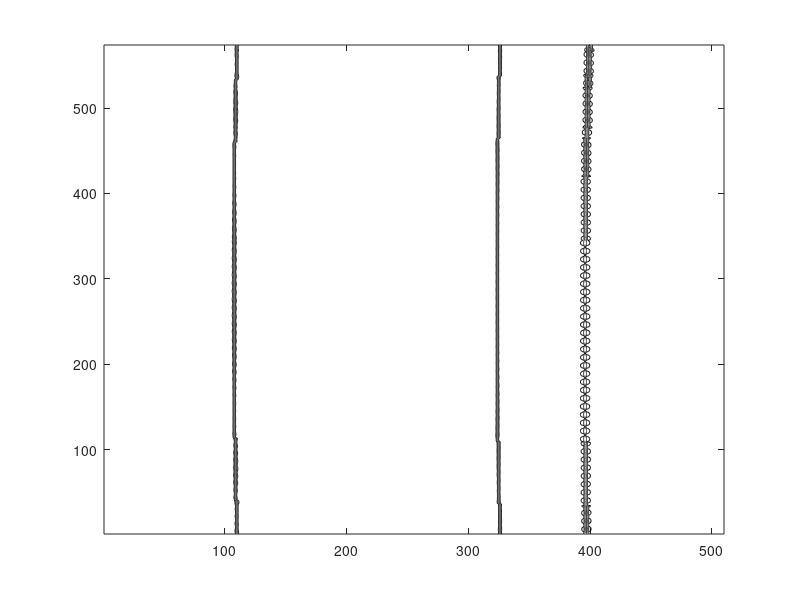
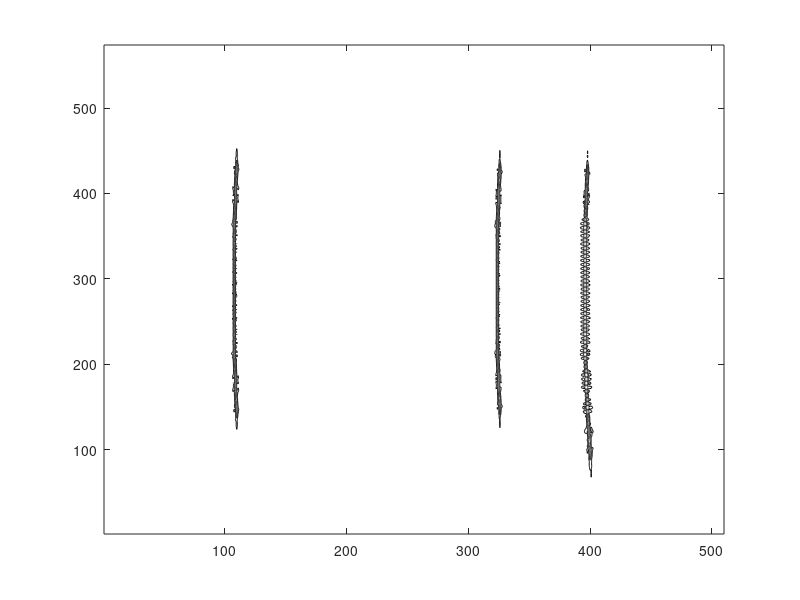
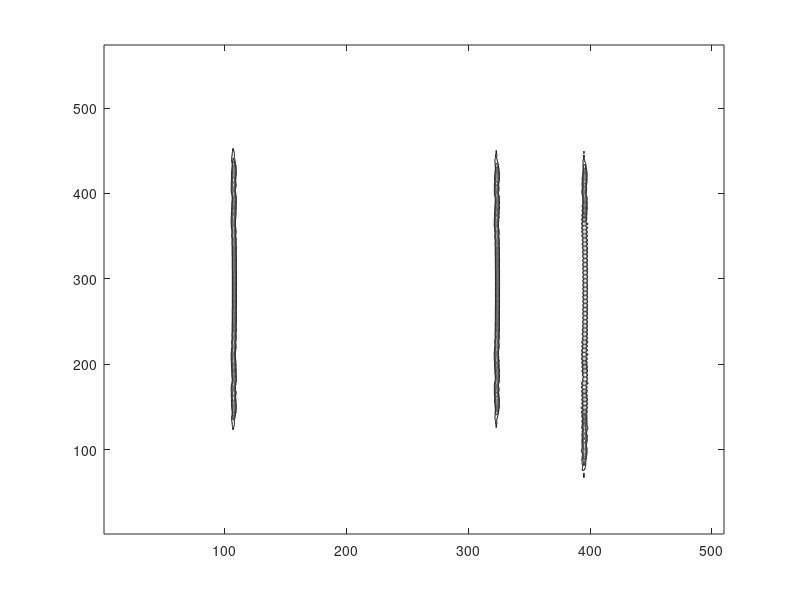
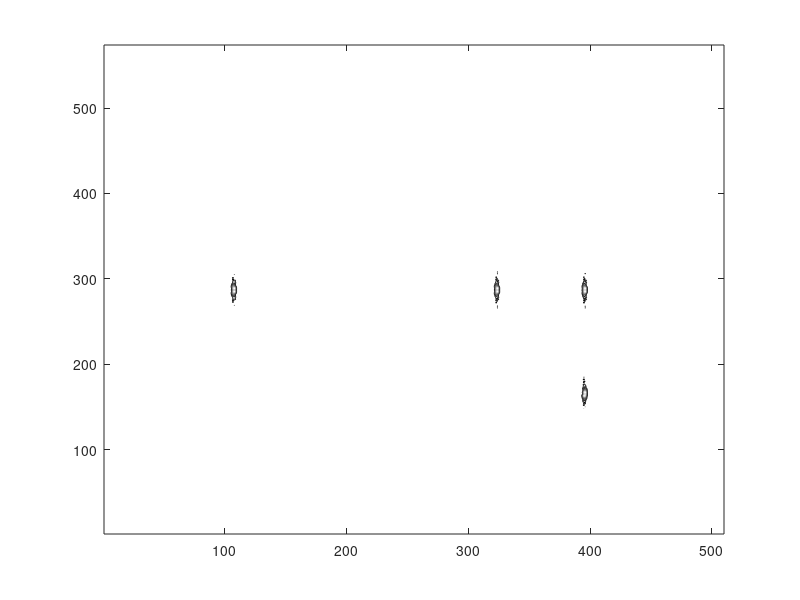

Reproduce these figures in MATLAB, in order.
clear all; 
%====================================================================== 
%%% (I) parameters' definition 
%====================================================================== 
c=3e+8;						    % speed of light 
pi=3.1415926;	 				% pi 
j00=sqrt(-1);			        % square root of -1 
 
res_a=1;				        % required azimuth resolution 
res_r=1;			            % required range resolution 
k_a=1.2;					    % azimuth factor 
k_r=1.2;					    % range factor 
 
Ra=4000.;					    % radar working distance 
va=76.;                         % radar/platform forward velocity 
Tp=1.e-6;                       % transmitted pulse width       
fc=3e+9;                        % carrier frequency  
FsFactor = 1.2; 
theta=90*pi/180;		        % squint angle  
 
%====================================================================== 
 
lamda=c/fc;						    % wavelength 
Br=k_r*c/2./res_r;                  % required transmitted bandwidth 
Fs=Br*FsFactor;				        % A/D sampling rate 
bin_r=c/2./Fs;				        % range bin 
Kr=Br/Tp;					        % range chirp rate	   
 
La=Ra*k_a*lamda/2/res_a/sin(theta); % required synthetic aperture length 
Ta=La/va;							% required synthetic aperture time 
fdc=2*va*cos(theta)/lamda;          % doppler centriod 
fdr=-2*(va*sin(theta)).^2/lamda/Ra;	% doppler rate 
Bd=abs(fdr)*Ta;						% doppler bandwidth 
prf=round(Bd*2);				    % PRF	 
 
%====================================================================== 
%%%(II) echo return modelling (point target) 
%====================================================================== 
 
Na=fix(Ta*prf);	   			        % azimuth sampling number 
ta=((1:Na)-Na/2)/prf;		        % slow time along azimuth 
xa=va*ta-Ra*cos(theta);		        % azimuth location along flight track 
 
%x0=[  0  0  0  0  0 ];             % define multi points if you want 
%R0=[-20 -10 0 10 20 ];             % x0: azimuth location (positive towards forward velocity) 
                                    % R0: slant range location (positive towards far range) 
 
x0=[ 0  0  0  50];  R0=[ -200   -50  0  0]; 
Npt_num = length(x0); 
 
ra=zeros(Npt_num, length(xa));      % calculate every point target's slant range history 
for i=1:Npt_num                                     
	ra(i,:)=sqrt((Ra*sin(theta)+R0(i)).^2+(xa+x0(i)).^2);		  
end    
 
rmax=max(max(ra));				    % max. slant range 
rmin=min(min(ra));				    % min. slant range 
rmc=fix((rmax-rmin)/bin_r);			% range sample number 
 
rg=0*ra;                            % initialize  
rg=fix((ra-rmin)/bin_r+1);		    % range gate index 
rgmax=max(max(rg)); 
rgmin=min(min(rg)); 
 
nr=round(Tp*Fs);				    % samples of a pluse 
tr=1:fix(nr)+1;									 
tr=tr/Fs-Tp/2;					    % fast time within a pluse duration 
Nr=nr+rgmax; 
 
%====================================================================== 
%%%(II) echo return modelling (point target) 
%====================================================================== 
 
sig=zeros(Na,Nr);  
for i=1:Na			 
	for k=1:Npt_num 
  		sig(i,rg(k,i):rg(k,i)+nr)=sig(i,rg(k,i):rg(k,i)+nr)+exp(-j00*4*pi/lamda*ra(k,i))*exp(-j00*pi*Kr*(tr).^2); 
   end   
end 
 
%====================================================================== 
%  Range Doppler Algorithm 
%====================================================================== 
 
pre_filter=exp(-j00*2*pi*fdc*ta'); 
for i=1:Nr 
  sig(:,i)=sig(:,i).*pre_filter; 
end 
disp('end of prefilter'); 
 
for i=1:Na 
   sig(i,:)=fftshift(fft(sig(i,:)));		 
end 
dfr=Fs/Nr; 
fr=((0:Nr-1)-Nr/2)*dfr;  				 
phase1=exp(-j00*pi*(fr).^2/Kr); 
for i=1:Na 
   sig(i,:)=ifft(fftshift( sig(i,:).*phase1) );		 
end    
disp('end of range compression'); 
figure; colormap(gray); contour(abs(sig)); 
 
%%%=============================================================================== 
 
for i=1:Nr 
  sig(:,i)=fftshift(fft(sig(:,i))); 
end 
disp('end of azimuth fft') 
 
dfa=prf/Na; 
fa=((0:Na-1)-Na/2)*dfa+fdc;  			 
 
figure; colormap(gray); contour(abs(sig)); 
 
%% RMC with interpolation 
 
rr=rmin+((1:Nr)-1)*bin_r; 
R=8; N_ex=2000; 
Up00=zeros(size(1:Nr*R+2*N_ex)); 
alpha_dc=1./sqrt(1-(lamda*fdc/2/va)^2); 
for i=1:Na 
  Up00=0*Up00; 
  Up00(N_ex+1:N_ex+Nr*R)=interp(sig(i,:),R); 
  alpha_fx = 1./sqrt(1-(lamda*fa(i)/2/va)^2); 
  dRa=rr*(alpha_fx-alpha_dc)*sin(theta); 
  kpos=R*((1:Nr)-1)+round(R*dRa/bin_r)+N_ex; 
  sig(i,:)=Up00(kpos); 
end 
disp('end of range motion correction') 
figure; colormap(gray); contour(abs(sig)); 
 
%%%=============================================================================== 
fa=fa-fdc; fdc=0; 
beta_dc = sqrt(1-(lamda*fdc/2/va).^2); 
delt_beta = sqrt(1-(lamda*fa/2/va).^2)-beta_dc; 
phase2 = exp((j00*4*pi*sin(theta)/lamda)*(delt_beta'*rr)); 
sig = sig.*phase2; 
for i=1:Nr 
   sig(:,i)=ifft(fftshift(sig(:,i))); 
end 
 
disp('end of azimuth compression') 
figure; colormap(gray); contour(abs(sig))